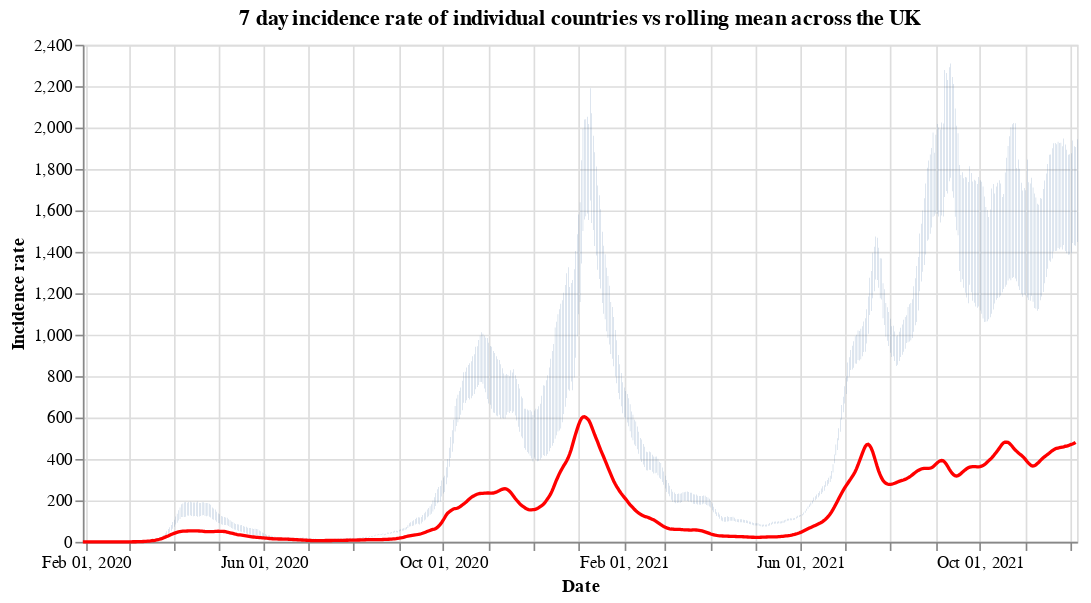

Notebook code cell kept with this figure:
### Code cell
#collapse
countries = uk_cases['areaName'].unique()
countries.sort()

selection = alt.selection_single(
    name='Select',
    fields=['areaName'],
    init={'areaName': 'Wales'},
    bind={'areaName': alt.binding_select(options=countries)}
)

# scatter plot, modify opacity based on selection
bars = alt.Chart(uk_cases).mark_bar().add_selection(
    selection
).encode(
    x=alt.X("yearmonthdate(date):T", axis=alt.Axis(title='Date')),
    y=alt.Y("weeklyCasesRate:Q", axis=alt.Axis(title='Incidence rate')),
    tooltip='weeklyCasesRate:Q',
    opacity=alt.condition(selection, alt.value(1), alt.value(0))
).properties(title=f'7 day incidence rate of individual countries vs rolling mean across the UK', width=600)

line = alt.Chart(overview_cases).mark_line(
    color='red',
    size=2,
).transform_window(
    rolling_mean='mean(weeklyCasesRate)',
    frame=[0, 7]
).encode(
    x='yearmonthdate(date):T',
    y='rolling_mean:Q'
)

alt.layer(bars, line)

### Figure 1 — Vega-Lite specification as saved in the notebook (floating-point values rounded to 4 significant figures; data arrays with more than 128 entries replaced by an {"elided": "..."} marker saying what was removed)
{"config": {"view": {"continuousWidth": 400, "continuousHeight": 300}}, "layer": [{"data": {"name": "data-e50015e975321bfd9ccf80d32dd2d956"}, "mark": "bar", "encoding": {"opacity": {"condition": {"value": 1, "selection": "Select"}, "value": 0}, "tooltip": {"type": "quantitative", "field": "weeklyCasesRate"}, "x": {"type": "temporal", "axis": {"title": "Date"}, "field": "date", "timeUnit": "yearmonthdate"}, "y": {"type": "quantitative", "axis": {"title": "Incidence rate"}, "field": "weeklyCasesRate"}}, "selection": {"Select": {"type": "single", "fields": ["areaName"], "init": {"areaName": "Wales"}, "bind": {"areaName": {"input": "select", "options": ["England", "Northern Ireland", "Scotland", "Wales"]}}}}, "title": "7 day incidence rate of individual countries vs rolling mean across the UK", "width": 600}, {"data": {"name": "data-54f8d7324e52acf5999b12d6b447ab47"}, "mark": {"type": "line", "color": "red", "size": 2}, "encoding": {"x": {"type": "temporal", "field": "date", "timeUnit": "yearmonthdate"}, "y": {"type": "quantitative", "field": "rolling_mean"}}, "transform": [{"window": [{"op": "mean", "field": "weeklyCasesRate", "as": "rolling_mean"}], "frame": [0, 7]}]}], "$schema": "https://vega.github.io/schema/vega-lite/v4.8.1.json", "datasets": {"data-e50015e975321bfd9ccf80d32dd2d956": {"elided": "2612 records"}, "data-54f8d7324e52acf5999b12d6b447ab47": {"elided": "676 records"}}}
